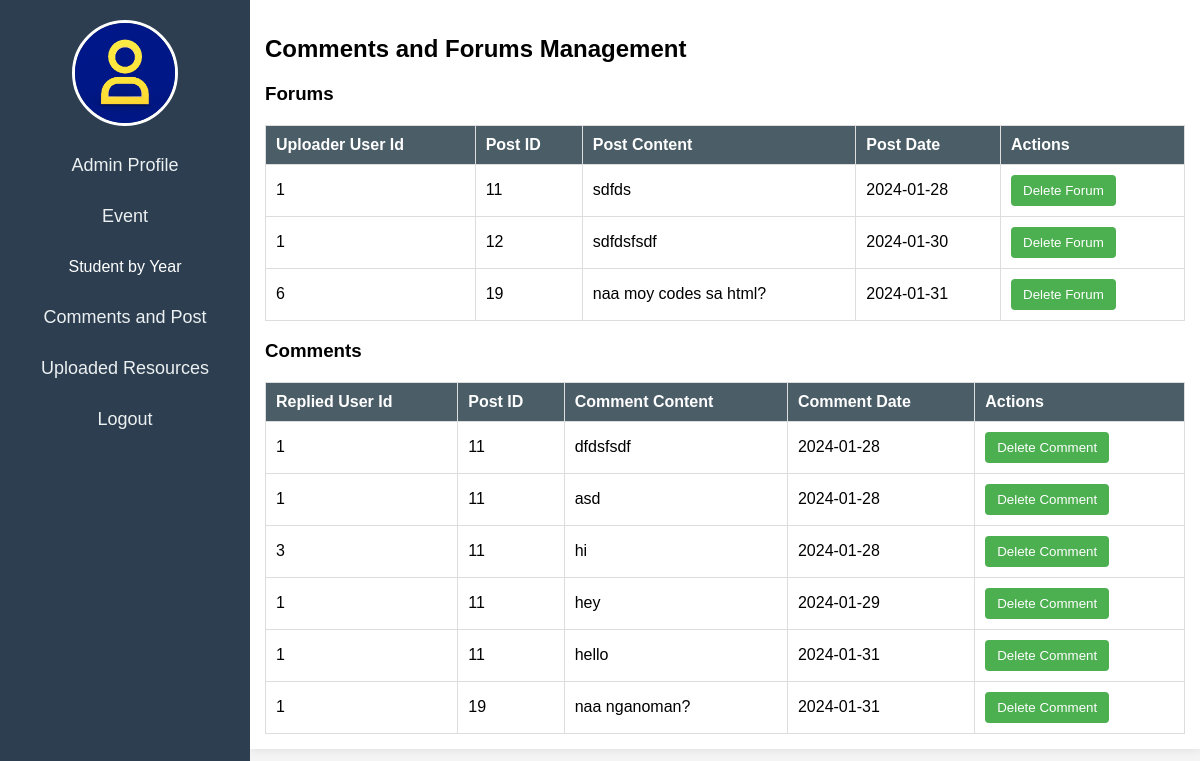
Page /admin_comment.php on the committed database.
### tables this page shows
CREATE TABLE `tb_forum` (
  `post_id` int(11) NOT NULL,
  `user_id` int(11) DEFAULT NULL,
  `post_content` text NOT NULL,
  `post_date` date NOT NULL,
  `post_time` timestamp NOT NULL DEFAULT current_timestamp()
);

CREATE TABLE `tb_comments` (
  `comment_id` int(11) NOT NULL,
  `post_id` int(11) DEFAULT NULL,
  `user_id` int(11) DEFAULT NULL,
  `comment_content` text DEFAULT NULL,
  `comment_date` date DEFAULT NULL,
  `comment_time` timestamp NOT NULL DEFAULT current_timestamp()
);

### admin_comment.php (the view, shortened to what this page needs)
<?php
include 'connect.php';
$forumStmt = $pdo->prepare("SELECT * FROM tb_forum");
$forumStmt->execute();
$forums = $forumStmt->fetchAll(PDO::FETCH_ASSOC);
$commentStmt = $pdo->prepare("SELECT * FROM tb_comments");
$commentStmt->execute();
$comments = $commentStmt->fetchAll(PDO::FETCH_ASSOC);
?>
<!DOCTYPE html>
<html lang="en">
<head>
</head>
<body>
<div id="sidebar">
    <img id="profile-pic" src="img/default_profile_image.jpg" alt="Admin Profile Picture">
    <a href="admin_profile.php">Admin Profile</a>
    <a href="admin_event.php">Event</a>
    <div class="parent" onclick="toggleSubMenu('sub-menu-students')">
    <p>Student by Year</p>
    </div>
    <a href="admin_comment.php">Comments and Post</a>
    <a href="admin_resources.php">Uploaded Resources</a>
    <a href="admin_resources.php?action=logout">Logout</a>
</div>
<div id="content">
    <h2>Comments and Forums Management</h2>
    <h3>Forums</h3>
    <table class="post-table">
        <thead>
        <tr>
            <th>Uploader User Id</th>
            <th>Post ID</th>
            <th>Post Content</th>
            <th>Post Date</th>
            <th>Actions</th>
        </tr>
        </thead>
        <tbody>
        <?php foreach ($forums as $forum): ?>
            <tr>
                <td><?php echo $forum['user_id']; ?></td>
                <td><?php echo $forum['post_id']; ?></td>
                <td><?php echo $forum['post_content']; ?></td>
                <td><?php echo $forum['post_date']; ?></td>
                <td>
                <button class="action-btn" onclick="deleteForum(<?php echo $forum['post_id']; ?>)">Delete Forum</button>
                </td>
            </tr>
        <?php endforeach; ?>
        </tbody>
    </table>
    <h3>Comments</h3>
    <table class="comment-table">
        <thead>
        <tr>
            <th>Replied User Id</th>
            <th>Post ID</th>
            <th>Comment Content</th>
            <th>Comment Date</th>
            <th>Actions</th>
        </tr>
        </thead>
        <tbody>
        <?php foreach ($comments as $comment): ?>
            <tr>
                <td><?php echo $comment['user_id']; ?></td>
                <td><?php echo $comment['post_id']; ?></td>
                <td><?php echo $comment['comment_content']; ?></td>
                <td><?php echo $comment['comment_date']; ?></td>
                <td>
                <button class="action-btn" onclick="deleteComment(<?php echo $comment['comment_id']; ?>)">Delete Comment</button>
                </td>
            </tr>
        <?php endforeach; ?>
        </tbody>
    </table>
</div>
</body>
</html>

### admin_comment.php (style rules this page uses)
body { font-family: Arial, sans-serif; margin: 0; padding: 0; background-color: #f4f4f4; }
#sidebar { width: 250px; height: 100%; background: #2c3e50; position: fixed; left: 0; overflow-x: hidden; padding-top: 20px; text-align: center; }
#profile-pic { border: 3px solid #fff; border-radius: 50%; margin-bottom: 10px; width: 100px; height: 100px; object-fit: cover; }
#sidebar a { padding: 15px 10px; text-decoration: none; font-size: 18px; color: #ecf0f1; display: block; transition: 0.3s; }
#content { margin-left: 250px; padding: 15px; background-color: #fff; box-shadow: 0 0 10px rgba(0, 0, 0, 0.1); }
.parent { color: white; }
#content { margin-left: 250px; padding: 15px; }
.post-table { width: 100%; border-collapse: collapse; margin-top: 20px; }
.post-table th, .post-table td { border: 1px solid #ddd; padding: 10px; text-align: left; }
.post-table th { background-color: #4b5d67; color: #ffffff; }
.comment-table { width: 100%; border-collapse: collapse; margin-top: 20px; }
.comment-table th, .comment-table td { border: 1px solid #ddd; padding: 10px; text-align: left; }
.comment-table th { background-color: #4b5d67; color: #ffffff; }
.action-btn { background-color: #4CAF50; color: #ffffff; padding: 8px 12px; border: none; border-radius: 4px; cursor: pointer; margin-right: 5px; }

### rows in the picture
tb_forum: user "1", post_id "11", post_content "sdfds", post_date "2024-01-28"
tb_forum: user "1", post_id "12", post_content "sdfdsfsdf", post_date "2024-01-30"
tb_forum: user "6", post_id "19", post_content "naa moy codes sa html?", post_date "2024-01-31"
tb_comments: user "1", post "11", comment_content "dfdsfsdf", comment_date "2024-01-28"
tb_comments: user "1", post "11", comment_content "asd", comment_date "2024-01-28"
tb_comments: user "3", post "11", comment_content "hi", comment_date "2024-01-28"
tb_comments: user "1", post "11", comment_content "hey", comment_date "2024-01-29"
tb_comments: user "1", post "11", comment_content "hello", comment_date "2024-01-31"
tb_comments: user "1", post "19", comment_content "naa nganoman?", comment_date "2024-01-31"
